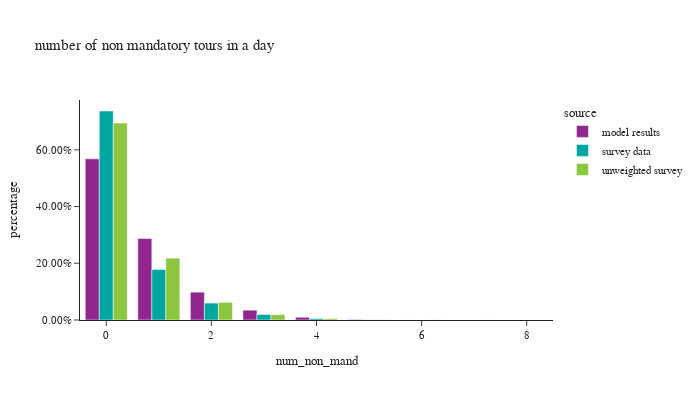

Notebook code cell kept with this figure:
### Code cell
df_plot = per_data.groupby(['num_non_mand','source'])['hh_weight'].sum().reset_index()

df_plot['percentage'] = df_plot.groupby(['source'], group_keys=False)['hh_weight']. \
    apply(lambda x: x / float(x.sum()))

fig = px.bar(df_plot, x="num_non_mand", y="percentage", color="source",barmode="group",
             title="number of non mandatory tours in a day")
fig.update_layout(height=400, width=700, yaxis=dict(tickformat=".2%"))
fig.show()

### Figure 1 — Plotly figure (JSON) as saved in the notebook; plotly's stock layout.template omitted (floating-point values rounded to 4 significant figures)
{"data": [{"alignmentgroup": "True", "hovertemplate": "source=model results<br>num_non_mand=%{x}<br>percentage=%{y}<extra></extra>", "legendgroup": "model results", "marker": {"color": "#91268F", "pattern": {"shape": ""}}, "name": "model results", "offsetgroup": "model results", "orientation": "v", "showlegend": true, "textposition": "auto", "type": "bar", "x": [0, 1, 2, 3, 4, 5, 6, 7, 8], "xaxis": "x", "y": [0.5683, 0.2872, 0.09821, 0.03455, 0.009698, 0.001869, 0.0001387, 7.648e-06, 4.934e-07], "yaxis": "y"}, {"alignmentgroup": "True", "hovertemplate": "source=survey data<br>num_non_mand=%{x}<br>percentage=%{y}<extra></extra>", "legendgroup": "survey data", "marker": {"color": "#00A7A0", "pattern": {"shape": ""}}, "name": "survey data", "offsetgroup": "survey data", "orientation": "v", "showlegend": true, "textposition": "auto", "type": "bar", "x": [0, 1, 2, 3, 4, 5, 6, 7], "xaxis": "x", "y": [0.737, 0.1781, 0.05966, 0.01941, 0.00498, 0.0006364, 9.768e-05, 4.494e-05], "yaxis": "y"}, {"alignmentgroup": "True", "hovertemplate": "source=unweighted survey<br>num_non_mand=%{x}<br>percentage=%{y}<extra></extra>", "legendgroup": "unweighted survey", "marker": {"color": "#8CC63E", "pattern": {"shape": ""}}, "name": "unweighted survey", "offsetgroup": "unweighted survey", "orientation": "v", "showlegend": true, "textposition": "auto", "type": "bar", "x": [0, 1, 2, 3, 4, 5, 6, 7], "xaxis": "x", "y": [0.6944, 0.218, 0.06235, 0.01878, 0.00472, 0.001082, 0.0004917, 0.0001967], "yaxis": "y"}], "layout": {"barmode": "group", "height": 400, "legend": {"title": {"text": "source"}, "tracegroupgap": 0}, "title": {"text": "number of non mandatory tours in a day"}, "width": 700, "xaxis": {"anchor": "y", "domain": [0.0, 1.0], "title": {"text": "num_non_mand"}}, "yaxis": {"anchor": "x", "domain": [0.0, 1.0], "tickformat": ".2%", "title": {"text": "percentage"}}}}
